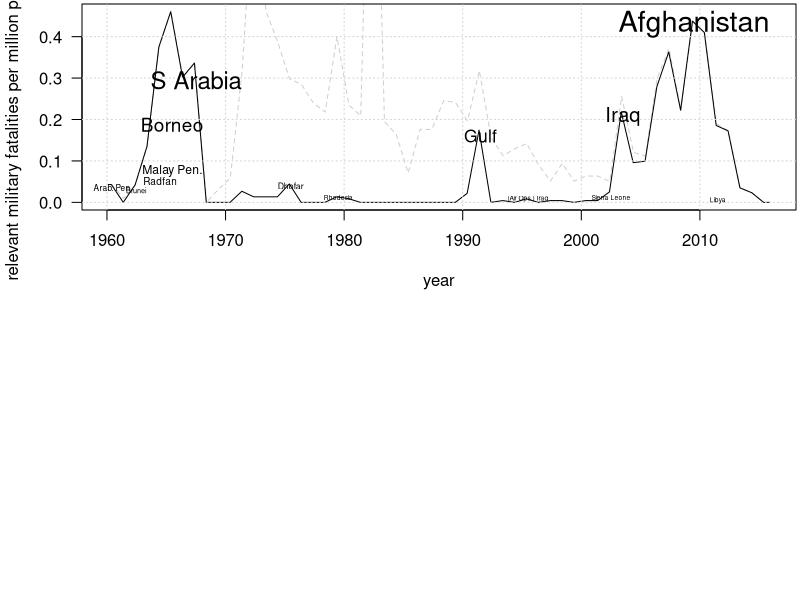

Generate this figure with R: (Note: this script raises an error after producing the figure.)
# merge.R
#
# Read in raw data for household count & size (`h`), real household
# disposable income (`rhdi`), general elections (`el`), UK military
# fatalities (`mf`), and UK population (`pop`), and mould them into usable
# data frames.

h <- read.table("uk_h.dat", header=TRUE)
rhdi <- read.table("uk_rhdi.dat", header=TRUE)
el <- read.table("uk_ge.dat", header=TRUE)
mf <- read.table("uk_mf.dat", header=TRUE)
pop <- read.table("uk_pop.dat", header=TRUE)

# Compute the incumbent's share of the two-party popular vote in each
# general election for which `el` has data. Then compute each election's
# year & quarter.
el$PVI2 <- round(100 * el$PVI / (el$PVI + el$PVC), 2)
el$DAY <- as.Date(el$DAY)
el$YR <- as.integer(format(el$DAY, "%Y"))
el$Q <- floor((as.numeric(format(el$DAY, "%m")) + 2) / 3)  # quarter
el$Y <- el$YR + (as.integer(format(el$DAY, "%j")) / 365.25)

# Extrapolate the last few years of UK population estimates as far into the
# future as the military-fatality counts go.
pop <- pop[order(pop$POP),]  # force recent data to the bottom of `pop`
if (max(pop$YR) < max(mf$YR)) {
	pop_extrap <- data.frame(YR=seq(1+max(pop$YR), max(mf$YR)))
	pop_extrap$POP <- predict(lm(POP ~ YR + I(YR^2), tail(pop, 9)),
	                          pop_extrap)
	pop <- rbind(pop, pop_extrap)
}

# Define `mfs` as the relevant subset of military fatalities: those in
# conflicts where UK forces were in unprovoked, foreign, hostile deployments.
mfs <- mf[(mf$U * mf$F * mf$H) == 1, c("YR", "NAME", "NMF")]

# Merge the military-fatality counts and total UK population estimates.
# Do so by spline interpolating the annual population estimates into
# quarterly estimates; filling in gaps in the relevant fatality estimates
# with zeroes; and merging in those fatality estimates, dividing them by 4
# and linearly interpolating them to make them quarterly too.
fp <- data.frame(YR=rep(pop$YR, 4),
                 Q=rep(c(2,1,3,4), each=length(pop$YR)),
                 POP=c(pop$POP, rep(NA, 3 * length(pop$YR))))
fp <- fp[order(fp$YR, fp$Q),]
fp$Y <- fp$YR + ((fp$Q - 0.5) / 4)
fp$POP[is.na(fp$POP)] <- splinefun(fp$Y, fp$POP)(fp$Y[is.na(fp$POP)])
mfsa <- aggregate(NMF ~ YR, mfs, sum)  # aggregate relevant fatalities by year
empty_years <- (min(pop$YR):max(pop$YR))
empty_years <- empty_years[!(empty_years %in% mfsa$YR)]
if (length(empty_years) > 0) {
	mfsa <- rbind(mfsa, data.frame(YR=empty_years, NMF=0))
}
mfsa <- mfsa[order(mfsa$YR),]
fp$F[fp$Q == 2] <- mfsa$NMF / 4
fp$F[is.na(fp$F)] <- approxfun(fp$Y, fp$F, rule=2)(fp$Y[is.na(fp$F)])

# Calculate the ratio of (relevant) military fatalities to the UK population
# in millions, by year and quarter.
fp$FTP <- fp$F / fp$POP

# The first plot's coming up, so set nice parameters.
par(las=1, mar=c(4.5, 4.1, 0.2, 0.2), mfrow=c(2,1))

# Plot the fatalities-to-population time series, throwing in a label for
# every included conflict, and (just for visual comparison) adding an
# analogous fatalities-to-population time series for all conflicts in the
# original data set (even those not counted by Hibbs's model).
plot(fp$Y, fp$FTP, type="l",
     xlab="year", ylab="relevant military fatalities per million population")
fp_all_conflicts <- aggregate(NMF ~ YR, mf, sum)
fp_all_conflicts$NMF <- 0.25 * fp_all_conflicts$NMF / pop$POP
fp_all_conflicts$YR <- fp_all_conflicts$YR + 0.4
lines(fp_all_conflicts, col="#00000030", lty="dashed")
grid()
for (conflict_name in unique(mfs$NAME)) {
	mfss <- mfs[mfs$NAME == conflict_name,]
	conflict_biggest_yr <- mfss[(mfss$NAME == conflict_name)
	                            & (mfss$NMF == max(mfss$NMF)),]
	conflict_biggest_yr <- conflict_biggest_yr[1,]
	text(0.5 + conflict_biggest_yr$YR,
	     0.23 * conflict_biggest_yr$NMF / mean(fp$POP),
	     conflict_name, cex=max(0.4, sqrt(conflict_biggest_yr$NMF) / 6))
}

# Let's try working out the cumulative quarterly fatalities-to-population
# ratio, resetting the cumulative ratio to zero when power changes hands.

ftp_carryover <- 0

for (i in 1:length(fp$FTP)) {

	fp$CFTP[i] <- ftp_carryover + fp$FTP[i]
	ftp_carryover <- fp$CFTP[i]

	# Was there an election this quarter? If so, did the incumbent party
	# lose? If it did, reset the rolling FTP total for next quarter.
	elec_this_q <- el[(el$YR == fp$YR[i]) & (el$Q == fp$Q[i]),]
	if (nrow(elec_this_q)) {
		if (elec_this_q$VIC != elec_this_q$INC) {
			ftp_carryover <- 0
		}
	}

}

# Plot the cumulative fatalities time series against time.

plot(fp$Y, fp$CFTP, type="l",
     xlab="year", ylab="cumulative military-fatalities-to-population ratio")
grid()
abline(v=el$Y, lty="dotted")

# Fill in gaps in the household numbers from my favoured spreadsheet by
# extrapolating from the England & Wales (and sometimes Scotland) numbers.
# Do that in a function to nicely modularize and minimize namespace pollution.

impute_household_counts <- function(h)
{
	impute1 <- lm(NNI ~ NE + NW + NS, h)
	impute2 <- lm(NS ~ NE + NW, h)
	impute3 <- lm(NNI ~ NE + NW, h)

	h$NNI[is.na(h$NNI)] <- predict(impute1, h[is.na(h$NNI),])
	h$NS[is.na(h$NS)] <- predict(impute2, h[is.na(h$NS),])
	h$NNI[is.na(h$NNI)] <- predict(impute3, h[is.na(h$NNI),])
	h$NUK1[is.na(h$NUK1)] <-
		rowSums(h[c("NE", "NW", "NS", "NNI")])[is.na(h$NUK1)]
	h[c("NS", "NNI", "NUK1")] <- round(h[c("NS", "NNI", "NUK1")])

	return(h)
}

h <- impute_household_counts(h)

# Where `h` lacks a UK household size average, but that average can be
# computed from known averages for the four constituent countries, calculate
# the UK-level average.
for (i in 1:nrow(h)) {
	hi <- h[i,]
	if (is.na(hi$SUK)) {
		h$SUK[i] <- weighted.mean(hi[c("SE", "SW", "SS", "SNI")],
		                          hi[c("NE", "NW", "NS", "NNI")])
		h$SUK[i] <- round(h$SUK[i], 2)
	}
}

# Define a function to plot the average-household-size time series.

plo_s <- function(y_lab="average household size")
{
	co <- "#00000070"
	plot(h$YR, h$SE, type="b", ylim=c(2.2, 3.8), col=co,
	     xlab="year", ylab=y_lab)
	points(h$YR[!is.na(h$SW)], h$SW[!is.na(h$SW)], type="b",
	       pch=2, col=co)
	points(h$YR[!is.na(h$SS)], h$SS[!is.na(h$SS)], type="b",
	       pch=3, col=co)
	points(h$YR[!is.na(h$SNI)], h$SNI[!is.na(h$SNI)], type="b", pch=4)
	points(h$YR[!is.na(h$SUK)], h$SUK[!is.na(h$SUK)], type="b", cex=2)
	grid()
	for (col_name in c("SE", "SW", "SS", "SNI", "SUK")) {
		x <- min(h$YR[!is.na(h[[col_name]])])
		if (!(col_name %in% c("SUK", "SW"))) {
			text(x, 0.07 + (h[[col_name]])[h$YR == x], col_name)
		} else if (col_name == "SW") {
			text(1991, 0.08 + (h[["SW"]])[h$YR == 1991], "SW")
		} else {
			text(2001, 0.08 + (h[["SUK"]])[h$YR == 2001], "SUK")
		}
	}
}

# Plot average household sizes before imputation.
plo_s()

# Time to adjust & impute like mad.
# 1. There's a really dodgy-looking jump in the English average for 1972
#    through 1980. Push those years' averages down to bring them in line with
#    the surrounding data.
# 2. Make the hopeful assumption that the gap between Welsh & English average
#    household sizes was constant before 1991, imputing Welsh AHS backwards
#    decadally from that.
# 3. Wedge the years 1962 through 1970 into `h` by copying rows and blanking
#    them, then linearly interpolate an annual time series for each country
#    in the UK for 1961 onwards.
# 4. Now extrapolate averages for NI, Scotland, & Wales by extending the
#    straight best-fit line to the 2001-2016 data through that whole period.
# 5. Turn to household counts, which are a prerequisite for recomputing
#    average household size. Extrapolate missing household counts for NI,
#    Scotland, England, & Wales by straightforward linear interpolation.
# 6. Fill in remaining gaps in the UK average household size series by
#    taking a household-count-weighted average of the individual countries'
#    average household sizes.

h$SE[(h$YR > 1971) & (h$YR < 1981)] <-
	h$SE[(h$YR > 1971) & (h$YR < 1981)] - 0.03

h$SW[(h$YR < 1991) & ((h$YR %% 10) == 1)] <-
	h$SE[(h$YR < 1991) & ((h$YR %% 10) == 1)] +
	(h$SW[h$YR == 1991] - h$SE[h$YR == 1991])

h <- rbind(head(h, 9), h)
h[1:9,] <- NA
h$YR[1:9] <- 1962:1970
h <- h[order(h$YR),]
for (col_name in c("SE", "SW", "SS", "SNI")) {
	h[[col_name]] <- approxfun(h$YR, h[[col_name]])(h$YR)
}

for (col_name in c("SE", "SW", "SS", "SNI")) {
	h_sub <- h[h$YR > 2000,]
	temp_df <- data.frame(Y=h_sub[[col_name]], X=h_sub$YR)
	subse <- (h$YR > 2000) & is.na(h[[col_name]])
	df <- data.frame(X=h$YR[subse])
	h[[col_name]][subse] <- predict(lm(Y ~ X, temp_df), df)
}

for (col_name in c("NE", "NW", "NS", "NNI")) {
	h[[col_name]] <- round(approxfun(h$YR, h[[col_name]])(h$YR))
}

for (i in 1:nrow(h)) {
	hi <- h[i,]
	if (is.na(hi$SUK)) {
		h$SUK[i] <- weighted.mean(hi[c("SE", "SW", "SS", "SNI")],
		                          hi[c("NE", "NW", "NS", "NNI")])
		h$SUK[i] <- round(h$SUK[i], 2)
	}
}

# Plot household-size averages after imputation.
plo_s("imputed average household size")

# Finally the `SUK` is a complete time series of (mostly imputed!) average
# UK household size. Now return to the UK household number time series
# and fill in the 1962-1970 gap.

h$NUK1[is.na(h$NUK1)] <- rowSums(h[c("NE", "NW", "NS", "NNI")])[is.na(h$NUK1)]

# Multiply the average UK household size series by the UK household number
# series to produce a time series of the number of people in households.
# (Divide by a thousand to make the final number have units of millions of
# people.)
h$PIH <- h$NUK1 * h$SUK / 1e3

# Now to merge this with the real household disposable income data. Merge it
# into the data frame `rpdi`, then use spline interpolation to make a smooth
# people-in-households time series. Notice that I take the annual PIH
# estimates to correspond to quarter 2. That's because census results are
# most often presented as representative of Q2 in the year they were taken.
rpdi <- rhdi[rhdi$Y >= min(h$YR),]
rpdi$Y <- rpdi$YR + ((rpdi$Q - 0.5) / 4)
rpdi$PIH <- NA
rpdi$PIH[rpdi$Q == 2] <- h$PIH[h$YR %in% unique(rpdi$YR)]
rpdi$PIH <- splinefun(rpdi$Y, rpdi$PIH)(rpdi$Y)
plot(rpdi$Y, rpdi$PIH, type="l",
     xlab="year", ylab="people in households (millions)")
grid(col="darkgrey")

# Finally I can just divide the RHDI column by the PIH column in the `rpdi`
# data frame to obtain the time series I originally hoped to find online:
# quarterly real disposable income per person.
rpdi$RPDI <- rpdi$RHDI / rpdi$PIH
plot(rpdi$Y, rpdi$RPDI, type="l",
     xlab="year", ylab="real, personal dispos. income (£ per quarter)")
grid(col="darkgrey")

# But Hibbs's model is of course dependent on changes in the logarithm of
# the RDI per person, multiplied by 400 (to make it "the quarter-to-quarter
# log-percentage change expressed at annual rates". So work that out.
# Let's call it delta ln R.
rpdi$DLR <- c(NA, 400 * diff(log(rpdi$RPDI)))

# Round the relevant columns in `rpdi` and write it to a file.
rpdi[c("PIH", "RPDI", "DLR")] <- signif(rpdi[c("PIH", "RPDI", "DLR")], 4)
write.table(rpdi, "uk_rpdi.dat", FALSE, FALSE, "\t", row.names=FALSE)
